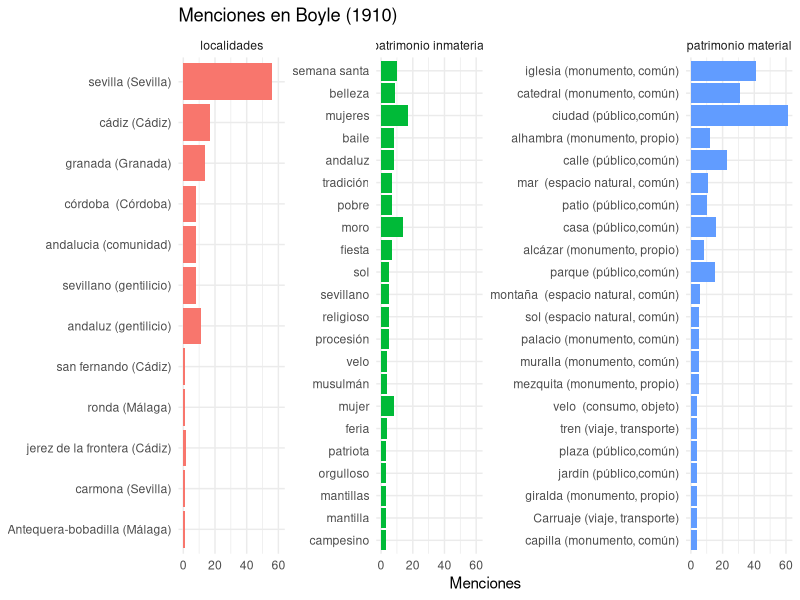
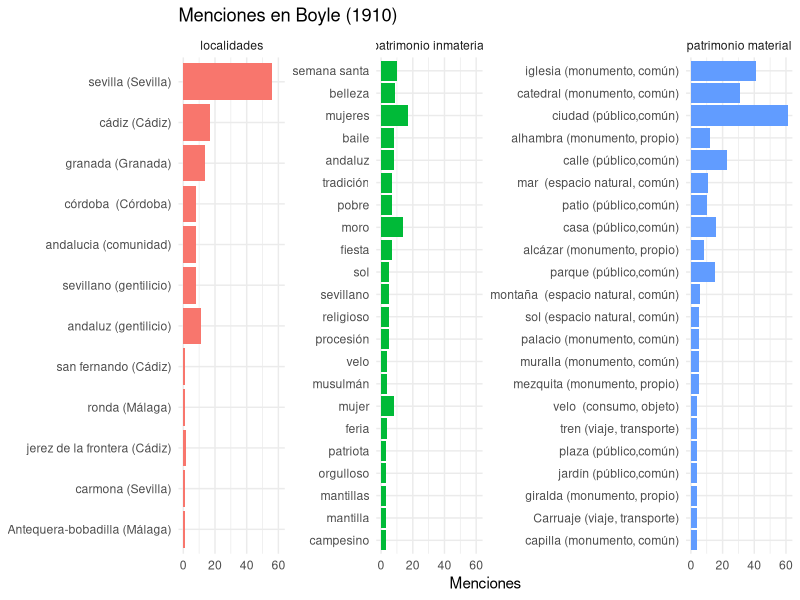

Here is the R script that generated these plots, in order:
# CCOMPROBACIONES PREVIAS
#primer paso: Ver la ruta
getwd()
#segundo paso: ver si están los documentos csv
list.files()
#tercer paso: cargar el relato
relato <- readLines("1910_Boyle_heroic_spain.txt", encoding = "UTF-8")
#COMIENZO DE LAS OPERACIONES PARA AJUSTARSE A R
#cuarto paso: cambio de estructura para trabajar con R
libro <- paste(relato, collapse = " ")
#quinto paso: todo a minúscula para trabajar con R
#OJO, no se hace con tidytext, porque no nos interesa para la lista csv que queremos cruzar, pues son palabras compuestas
# Y el paquete tidytexto incluye el tokenizador y separaría las palabras compuestas
#por tanto, se usa la función independiente de tolower
#tokenizar se reserva para el análisis de sentimientos
libro_previo <- tolower(libro) 
#sexto paso: se instala el ecosistema tidyverse que incluye los paquetes y sus funciones para las operaciones
install.packages("tidyverse")
#Una vez instalado, se carga
library("tidyverse") 
#AHORA LAS OPERACIONES CON LOS TRES CSV (LOCALIIDADES, PATRIMONIO MATERIAL E INMATERIAL)
#septimo paso: se cargan sin necesidad de caragr el paquete readr, pues ya está instalado e incluido en tidyverse
localidades <- read_csv("localidades_normalizacion.csv")
View(localidades)
patrimonio_material <- read_csv("patrimonio_material_normalizacion.csv")
View(patrimonio_material)
patrimonio_inmaterial <- read_csv("patrimonio_inmaterial_normalizacion.csv")
View(patrimonio_inmaterial) 
#octavo paso: se hacen las operaciones, una por cada csv
#se usa las mismas funciones de los paquetes de tidyverse, como dplyr, magrittr, readr o stringr
#localidades
resultado <- localidades %>%
  mutate(menciones = str_count(libro_previo, paste0("\\b", variantes, "\\b"))) %>%
  filter(menciones > 0) %>%
  arrange(desc(menciones))
# lo visualizamos en la tabla
View(resultado)
#mismo proceso con patrimonio material
resultado_material <- patrimonio_material %>%
  mutate(menciones = str_count(libro_previo, paste0("\\b", variantes, "\\b"))) %>%
  filter(menciones > 0) %>%
  arrange(desc(menciones))
#visualizamos el resultado
View(resultado_material)
#mismo proceso con patrimonio inmaterial
resultado_inmaterial <- patrimonio_inmaterial %>%
  mutate(menciones = str_count(libro_previo, paste0("\\b", variantes, "\\b"))) %>%
  filter(menciones > 0) %>%
  arrange(desc(menciones))
#visualizamos el resultado
View(resultado_inmaterial)
#noveno paso: se exportan los resultados de cada uno fuera de R
#localidades
write_csv(resultado, "resultado_localidades_Boyle.csv") 
#patrimonio material
write_csv(resultado_material, "resultado_material_Boyle.csv")
#patrimonio inmaterial
write_csv(resultado_inmaterial, "resultado_inmaterial_Boyle.csv") 
#décimo paso: creación de gráficas conjuntas en mismo espacio, pero manteninedo cada una su integridad
resultado <- resultado %>% mutate(tipo = "localidades") 
resultado_material <- resultado_material %>% mutate(tipo = "patrimonio material")
resultado_inmaterial <- resultado_inmaterial %>% mutate(tipo = "patrimonio inmaterial") 
#se une la nueva tabla apra cada uno
todo <- bind_rows(resultado, resultado_material, resultado_inmaterial)
#undécimo paso: representación visual de la gráfica
top25 <- todo %>%
  group_by(tipo) %>%
  slice_max(menciones, n = 25) %>%
  ungroup()
#duodécimo paso y últtimo que une todo lo anterior del preoceso de gráfica
#crecaicón definitiva con nuevas funciones y nuevo paquete diferente:ggplot
ggplot(top25, aes(x = reorder(principal, menciones), y = menciones, fill = tipo)) +
  geom_col() +
  coord_flip() +
  facet_wrap(~tipo, scales = "free_y") +
  labs(title = "Menciones en Boyle (1910)",
       x = NULL, y = "Menciones") +
  theme_minimal() +
  theme(legend.position = "none")
#dédimotercer paso o epílogo: exportación a imagen
ggsave("grafica_Boyle.png", width = 12, height = 8) 
